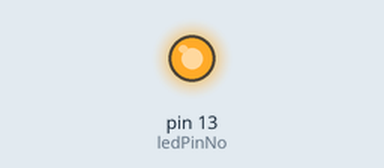
Simulated run of this sketch. Board: Arduino Uno, built with avr-gcc and run on an emulated ATmega328P. Shown: output pins drawn as LEDs (lit = HIGH).

Above: at 1.0 s.
At 5.5 s:
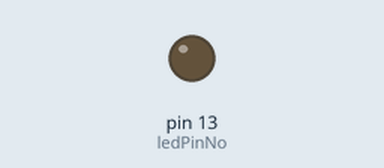
Timing chart, 0 to 6.9 s (numbered marks = the images above):
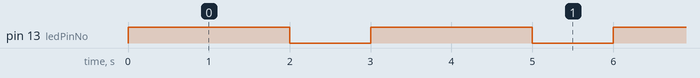

Measured:
- by itself, pin 13 (ledPinNo): alternates HIGH for 2.0 s and LOW for 1.0 s

The sketch:

03_led_turn_on_and_off_20231124.ino
```cpp
int ledPinNo = 13;

void setup() {
  // put your setup code here, to run once:

  // Set a pin for OUTPUT
  pinMode(ledPinNo, OUTPUT);

}

void loop() {
  // put your main code here, to run repeatedly:

  // Turn on and off repeatly
  digitalWrite(ledPinNo, HIGH);
  delay(2000);
  digitalWrite(ledPinNo, LOW);
  delay(1000);
}
```
